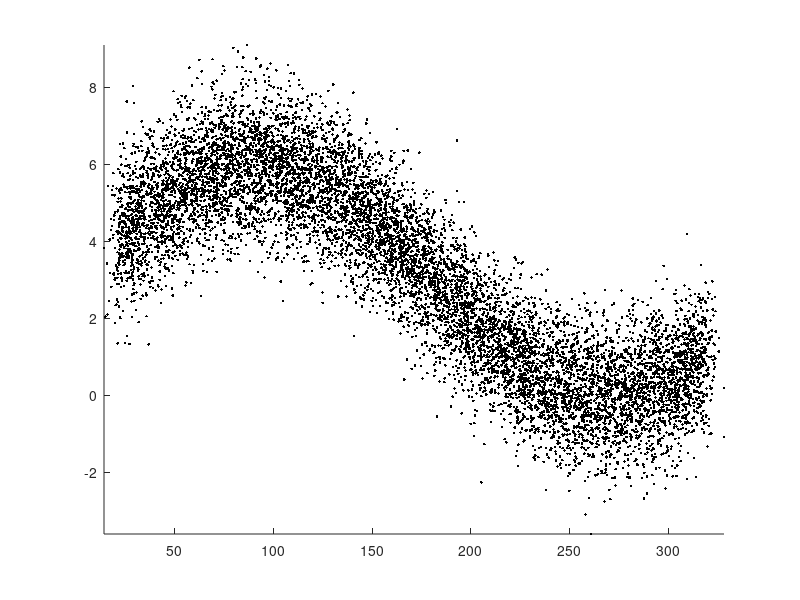

Source code (MATLAB): (Note: this script raises an error after producing the figure.)
%% |scatstat1| documentation 
% The |scatstat1| function returns statistical values of all points within a given 
% radius of each value. This is similar to taking a moving mean, but points do not
% have to be equally spaced, nor do x values need to be monotonically increasing. 
% 
%% Syntax 
% 
%  ybar = scatstat1(x,y,radius)
%  ybar = scatstat1(x,y,radius,fun) 
% 
%% Description 
% 
% |ybar = scatstat1(x,y,radius)| returns the mean of all |y| values 
% within specified |radius| at each point |x|.  
% 
% |ybar = scatstat1(x,y,radius,fun)| applies any function |fun| to |y|
% values, default |fun| is |@mean|, but could be |@median|, |@nanstd|, etc. 
% 
%% Example: 
% Get the local median of all points within 10 units of each x point. Start by
% creating some random non-sorted data with N = 10,000 points: 

N = 10000; 
x = randi(300,N,1) + 20+3*randn(N,1) ; 
y = 3*sind(x) + randn(size(x)) + 3;  
plot(x,y,'k.') 
axis tight
box off

%% 
% Now get the moving median of all points within 15 x units of each
% value: 

yb = scatstat1(x,y,15,@median); 

hold on
plot(x,yb,'bo')

%% 
% Note, this function does not interpolate or enforce any equal spacing.  Final
% values correspond to each x point, which need not be equally spaced or sorted: 

axis([167 173 1 6])

%% Author info: 
% This function was written by <http://www.chadagreene.com Chad A. Greene> of the University 
% of Texas at Austin's Institute for Geophysics (UTIG), June 2016. 